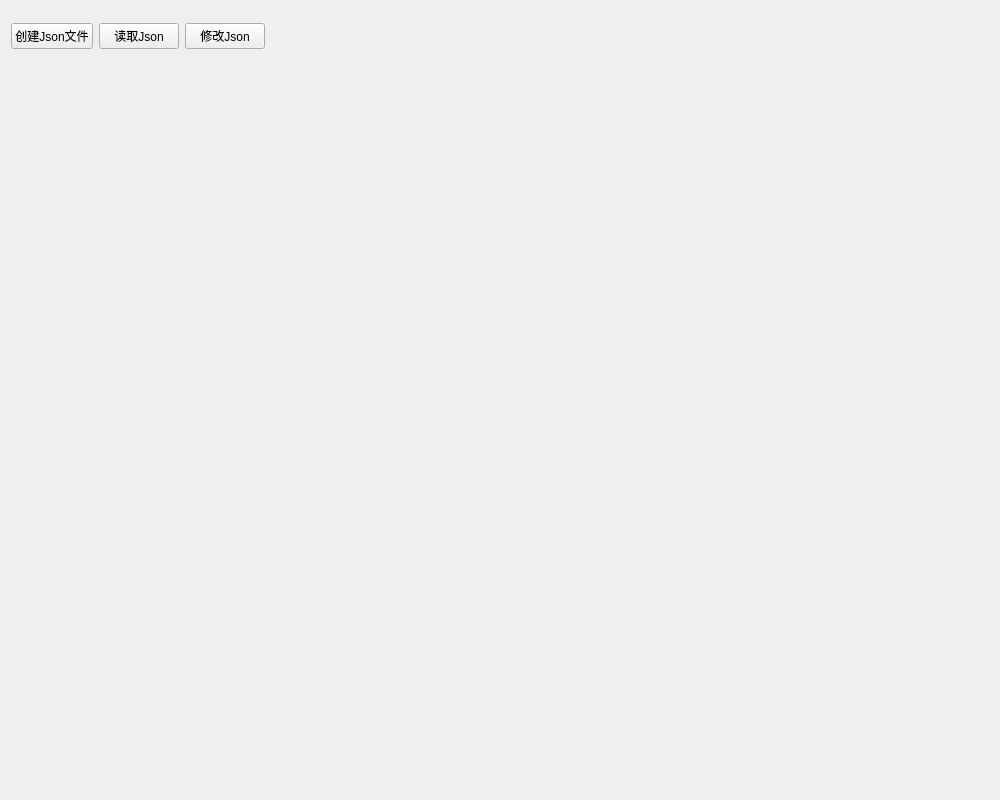
<?xml version="1.0" encoding="UTF-8"?>
<ui version="4.0">
 <class>JsonDemo02Widget</class>
 <widget class="QWidget" name="JsonDemo02Widget">
  <property name="geometry">
   <rect>
    <x>0</x>
    <y>0</y>
    <width>1000</width>
    <height>800</height>
   </rect>
  </property>
  <property name="windowTitle">
   <string>JsonDemo02Widget</string>
  </property>
  <layout class="QGridLayout" name="JsonDemo02WidgetGridLayout">
   <property name="leftMargin">
    <number>0</number>
   </property>
   <property name="topMargin">
    <number>0</number>
   </property>
   <property name="rightMargin">
    <number>0</number>
   </property>
   <property name="bottomMargin">
    <number>0</number>
   </property>
   <property name="spacing">
    <number>10</number>
   </property>
   <item row="0" column="0">
    <widget class="QWidget" name="rootWidget" native="true">
     <property name="styleSheet">
      <string notr="true"/>
     </property>
     <layout class="QVBoxLayout" name="rootWidgetVerticalLayout" stretch="1,10">
      <property name="spacing">
       <number>10</number>
      </property>
      <property name="leftMargin">
       <number>0</number>
      </property>
      <property name="topMargin">
       <number>0</number>
      </property>
      <property name="rightMargin">
       <number>0</number>
      </property>
      <property name="bottomMargin">
       <number>0</number>
      </property>
      <item>
       <widget class="QWidget" name="topWidget" native="true">
        <layout class="QHBoxLayout" name="horizontalLayout">
         <item>
          <widget class="QPushButton" name="createJsonButton">
           <property name="text">
            <string>创建Json文件</string>
           </property>
          </widget>
         </item>
         <item>
          <widget class="QPushButton" name="readJsonButton">
           <property name="text">
            <string>读取Json</string>
           </property>
          </widget>
         </item>
         <item>
          <widget class="QPushButton" name="updateJsonButton">
           <property name="text">
            <string>修改Json</string>
           </property>
          </widget>
         </item>
         <item>
          <spacer name="horizontalSpacer">
           <property name="orientation">
            <enum>Qt::Horizontal</enum>
           </property>
           <property name="sizeHint" stdset="0">
            <size>
             <width>817</width>
             <height>20</height>
            </size>
           </property>
          </spacer>
         </item>
        </layout>
       </widget>
      </item>
      <item>
       <widget class="QWidget" name="bottomWidget" native="true"/>
      </item>
     </layout>
    </widget>
   </item>
  </layout>
 </widget>
 <layoutdefault spacing="6" margin="11"/>
 <resources/>
 <connections>
  <connection>
   <sender>readJsonButton</sender>
   <signal>clicked()</signal>
   <receiver>JsonDemo02Widget</receiver>
   <slot>readJsonButtonClicked()</slot>
   <hints>
    <hint type="sourcelabel">
     <x>115</x>
     <y>46</y>
    </hint>
    <hint type="destinationlabel">
     <x>26</x>
     <y>-95</y>
    </hint>
   </hints>
  </connection>
  <connection>
   <sender>updateJsonButton</sender>
   <signal>clicked()</signal>
   <receiver>JsonDemo02Widget</receiver>
   <slot>updateJsonButtonClicked()</slot>
   <hints>
    <hint type="sourcelabel">
     <x>250</x>
     <y>46</y>
    </hint>
    <hint type="destinationlabel">
     <x>129</x>
     <y>-86</y>
    </hint>
   </hints>
  </connection>
  <connection>
   <sender>createJsonButton</sender>
   <signal>clicked()</signal>
   <receiver>JsonDemo02Widget</receiver>
   <slot>createJsonButtonClicked()</slot>
   <hints>
    <hint type="sourcelabel">
     <x>63</x>
     <y>36</y>
    </hint>
    <hint type="destinationlabel">
     <x>72</x>
     <y>-57</y>
    </hint>
   </hints>
  </connection>
 </connections>
 <slots>
  <slot>readJsonButtonClicked()</slot>
  <slot>updateJsonButtonClicked()</slot>
  <slot>createJsonButtonClicked()</slot>
 </slots>
</ui>
